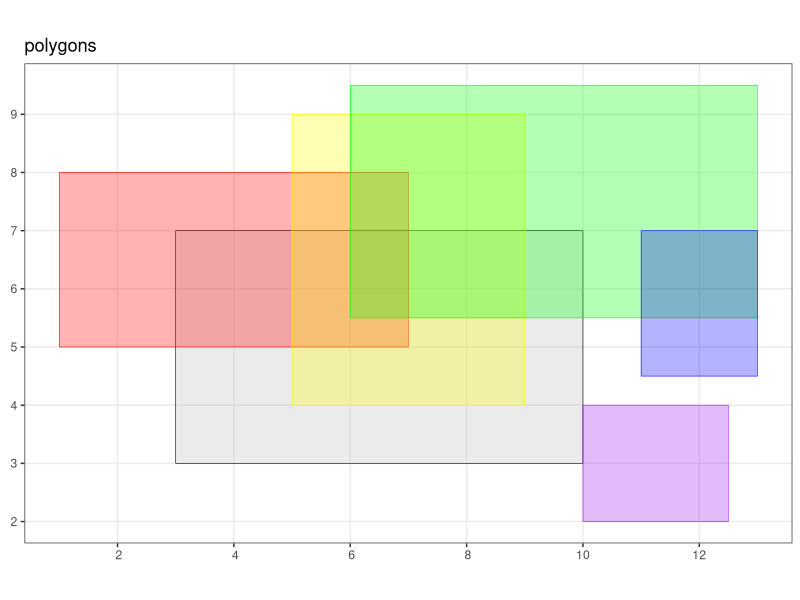
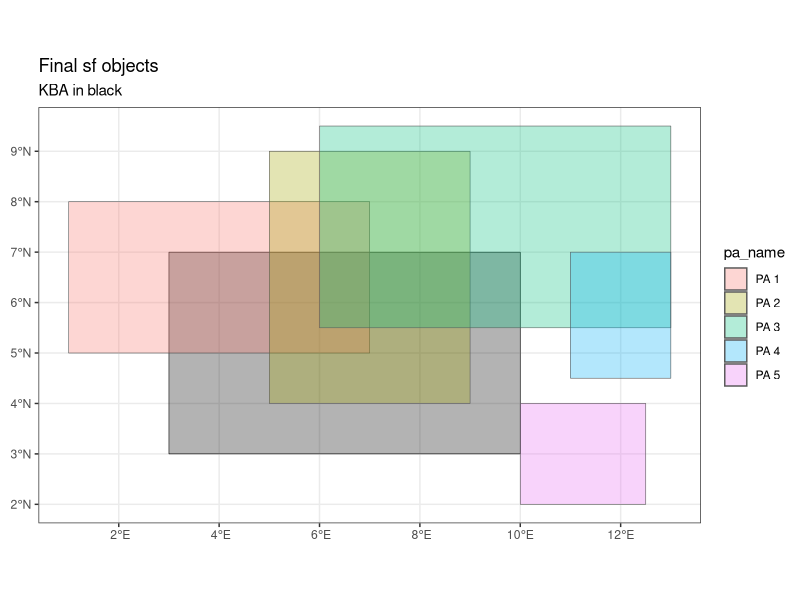
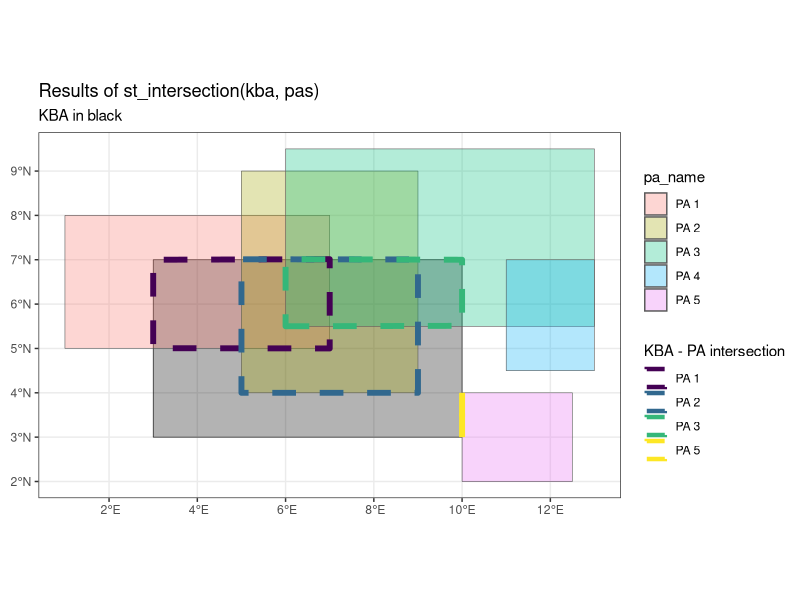
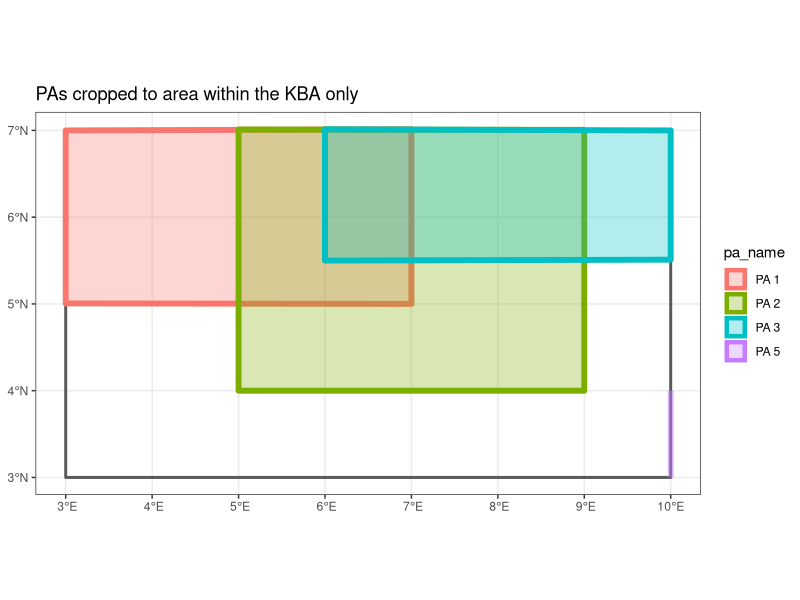
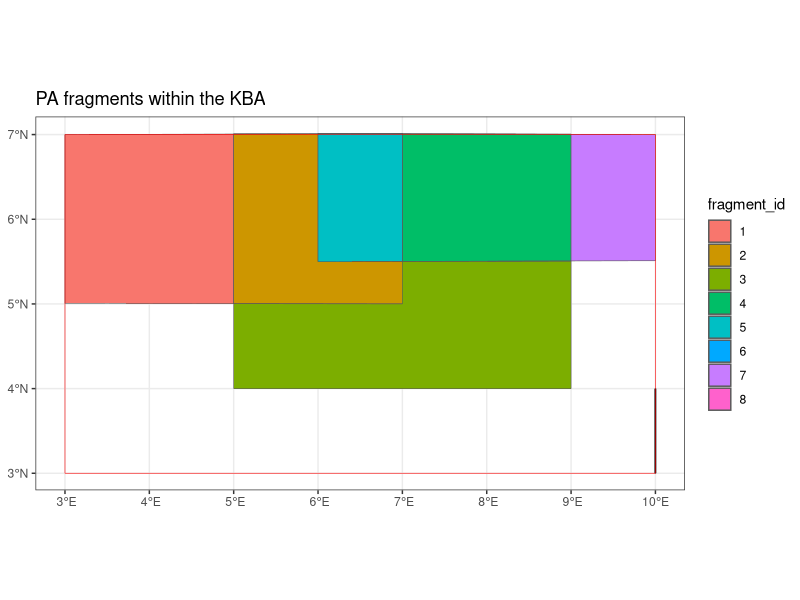

Generate these figures, in order, with R:
## ---- chunk 1
library(tidyverse)
library(sf)
library(knitr)
theme_set(theme_bw())
## ---- chunk 2
# define kba
kba.sfg <- matrix(c(3,3,10,3,10,7,3,7,3,3), ncol=2, byrow=TRUE) %>%
  list() %>%
  st_polygon()

# define PA polygons separately
pa.1 <- matrix(c(1,5,7,5,7,8,1,8,1,5), ncol=2, byrow=TRUE) %>%
  list() %>% st_polygon()

pa.2 <- matrix(c(9,4,9,9,5,9,5,4,9,4), ncol=2, byrow=TRUE) %>%
  list() %>% st_polygon()

pa.3 <- matrix(c(6,5.5,13,5.5,13,9.5,6,9.5,6,5.5), ncol=2, byrow=TRUE) %>%
  list() %>% st_polygon()

pa.4 <- matrix(c(11,4.5,13,4.5,13,7,11,7,11,4.5), ncol=2, byrow=TRUE) %>%
  list() %>% st_polygon()

pa.5 <- matrix(c(10,2,12.5,2,12.5,4,10,4,10,2), ncol=2, byrow=TRUE) %>%
  list() %>% st_polygon()

# combine PA polygons into a list
pas.sfg <- list(pa.1, pa.2, pa.3, pa.4, pa.5)

## ---- chunk 3
rm(pa.1, pa.2, pa.3, pa.4, pa.5)
## ---- chunk 4
kba.sfg  # the KBA object is a polygon

class(kba.sfg)  # it's an sfg object and a polygon

pas.sfg  # the PA object is a list of 5 individual polygons

class(pas.sfg[[1]])  # each object in the list is an sfg polygon
## ---- chunk 5
a <- 0.3  # transparency
ggplot() +
  geom_sf(data = kba.sfg, col = "black", fill = "grey", alpha = a) +
  geom_sf(data = pas.sfg[[1]], col = "red", fill = "red", alpha = a) +
  geom_sf(data = pas.sfg[[2]], col = "yellow", fill = "yellow", alpha = a) +
  geom_sf(data = pas.sfg[[3]], col = "green", fill = "green", alpha = a) +
  geom_sf(data = pas.sfg[[4]], col = "blue", fill = "blue", alpha = a) +
  geom_sf(data = pas.sfg[[5]], col = "purple", fill = "purple", alpha = a) +
  ggtitle("polygons")
## ---- chunk 6
# KBA ----

kba.sfc <- st_sfc(kba.sfg, crs = 4326)  # convert to sfc

kba.sfc  # check what it looks like

class(kba.sfc)  # check class


# PAs ----

pas.sfc <- st_sfc(pas.sfg, crs = 4326)  # convert to sfc

pas.sfc  # check what it looks like

class(pas.sfc)  # check class
## ---- chunk 7
rm(kba.sfg, pas.sfg)
## ---- chunk 8
# KBA ----

kba.df <- tibble(country = "Mars",
                 kba_name = "Olympus Mons National Park", 
                 kba_id = 512) %>%  # define data frame
  st_set_geometry(., value = kba.sfc)  # add geometry!

kba.df  # check what it looks like

class(kba.df)  # check class


# PAs ----

pas.df <- tibble(country = "Mars", 
                 pa_name = c("PA 1", "PA 2", "PA 3", "PA 4", "PA 5"), 
                 pa_id = c(101, 102, 103, 104, 105),
                 year = c(1995, 2001, 0, 2007, 2005)) %>%  # define data frame
  st_set_geometry(., value = pas.sfc)   # add geometry!

pas.df  # check what it looks like

class(pas.df)  # check class

## ---- chunk 9
rm(kba.sfc, pas.sfc)
## ---- chunk 10
a <- 0.3  # transparency
plot.ori <- ggplot() +
  geom_sf(data = kba.df, col = "black", fill = "black", alpha = a) +
  geom_sf(data = pas.df, aes(fill = pa_name), alpha = a) +
  ggtitle("Final sf objects",
          subtitle = "KBA in black")
plot.ori
## ---- chunk 11
res.intersects <- sf::st_intersects(kba.df, pas.df, sparse = F)  # run intersects()

class(res.intersects)  # check class

res.intersects  # check what it looks like

# print table as kable
res.intersects %>%
  as.data.frame() %>%  # convert matrix to df
  setNames(., c("PA 1", "PA 2", "PA 3", "PA 4", "PA 5")) %>%  # set colnames
  magrittr::set_rownames("KBA 512") %>%  # set rownames
  kable()  # print table

## ---- chunk 12
res.intersects %>%
  as.data.frame() %>%  # convert matrix to df
  setNames(., c("PA_1", "PA_2", "PA_3", "PA_4", "PA_5")) %>%  # set colnames
  mutate(KBA_id = 512) %>%  # add KBA as new column
  select(KBA_id, PA_1, PA_2, PA_3, PA_4, PA_5) %>%  # reorder columns
  kable()  # print table

## ---- chunk 13

res.intersection <- sf::st_intersection(kba.df, pas.df)  # run the intersection()

class(res.intersection)  # check class

res.intersection  # check what it looks like

## ---- chunk 14
plot.ori +
  geom_sf(data = res.intersection, aes(col = as.factor(pa_name)), fill=NA, lwd=2, linetype="dashed") +
  scale_color_viridis_d() +
  labs(col = "KBA - PA intersection") +
  ggtitle("Results of st_intersection(kba, pas)")

## ---- chunk 15
pas.df.new <- st_intersection(pas.df, kba.df) %>%
  select(-country.1, -kba_name)  # remove KBA columns
## ---- chunk 16
pas.df.new %>%
  st_drop_geometry() %>%
  kable()
## ---- chunk 17
a <- 0.3
ggplot() +
  geom_sf(data = kba.df, fill=NA, lwd=1) +
  geom_sf(data = pas.df.new, lwd=2, aes(fill = pa_name, col = pa_name), alpha = a) +
  # labs(col = "kba_id") +
  ggtitle("PAs cropped to area within the KBA only")

## ---- chunk 18
int.pas <- st_intersection(pas.df.new) %>%  # run the intersection()
  mutate(fragment_id = as.factor(c(1:nrow(.))))  # add fragment_id column

# int.pas %>%
#   glimpse()  # look at class of each column

int.pas %>%  # print without the geometry column
  st_drop_geometry() %>%
  kable(., caption = "data frame A - one row per fragment including origin field")

int.pas$origins %>% class()  # check class of origins field - a list

## ---- chunk 19
ggplot() +
  geom_sf(data = int.pas, aes(fill = fragment_id)) +
  geom_sf(data = kba.df, fill=NA, col = "red") +
  ggtitle("PA fragments within the KBA")
## ---- chunk 20

# int.pas was the result of st_intersection() above
fragments <- int.pas$fragment_id # vector of fragment ids

fragments.df <- tibble(kba_id = as.integer(),  # create empty tibble to store results
                       fragment_id = as.integer(), n_pas = as.integer(),
                       pa_name = as.character(), pa_id = as.integer(), year = as.integer())

for (i in 1:length(fragments)) {

  # cat("\nfragment_id\t", i, "\n")
  
  frag <- fragments[i]

  frag.df <- int.pas %>%
    st_drop_geometry() %>%  # get non-geom data frame
    filter(fragment_id == frag)  # just data fr this fragment

  frag.pas <- frag.df$origins %>% unlist()  # indices of PAs in this frag

  frag.num.pas <- frag.pas %>% length()  # number of PAs in this frag

  for (k in 1:frag.num.pas) {  # loop over PAs in this frag

    k.pa <- frag.pas[k]

    # cat("\t pa number:\t", k.pa, "\n")
    
    pa.index <- frag.pas[k.pa]  # get PA index in pas.df.new
    
    pa.info <- pas.df.new[k.pa, ] %>%
      st_drop_geometry()

    res.k.pa <- tibble(kba_id = as.integer(frag.df$kba_id),
                  fragment_id = as.integer(frag.df$fragment_id), 
                  n_pas = as.integer(frag.df$n.overlaps),
                  pa_name = as.character(pa.info$pa_name),
                  pa_id = as.integer(pa.info$pa_id), 
                  year = as.integer(pa.info$year))

    ## add to main results (fragments.df)
    fragments.df <- bind_rows(fragments.df, res.k.pa)
  }
}

# print out table
fragments.df %>%
  kable(., caption = "data frame B - multiple rows per fragment")
